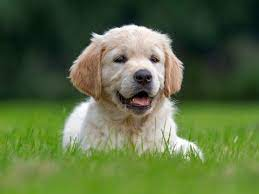
#> input picture dataset/dog.jpeg, 259 x 194 px, found by its file name
$ jupyter execute Image_convolution.ipynb
#> lines starting #> are read from the running program, lines starting #| are printed output that depends on the picture
[cell 1]
import cv2 as cv
from google.colab.patches import cv2_imshow # for image display
import matplotlib.pylab as plt
import numpy as np

##Read Image

[cell 2]
myImg = cv.imread('dog.jpeg')
#> myImg is the input picture: shape (194, 259, 3); mean B, G, R 65, 108, 89.5
cv2_imshow(myImg)

[cell 3]
#edge detection filter
kernel_edge_x = np.array([[-1,0,1],[-1,0,1],[-1,0,1]])
kernel_edge_y = kernel_edge_x.T
edge_x = cv.filter2D(myImg,-1,kernel_edge_x)
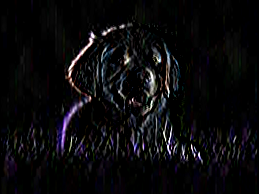
#> edge_x: shape (194, 259, 3); mean B, G, R 11.7, 10.1, 10.6
edge_y = cv.filter2D(myImg,-1,kernel_edge_y)
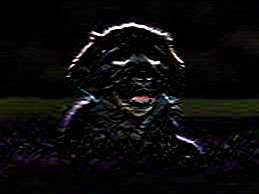
#> edge_y: shape (194, 259, 3); mean B, G, R 10.3, 10.7, 10.7
#Display images
cv2_imshow(myImg)
cv2_imshow(edge_x)
cv2_imshow(edge_y)

$ run again, with dataset/Test.png saved as dataset/dog.jpeg
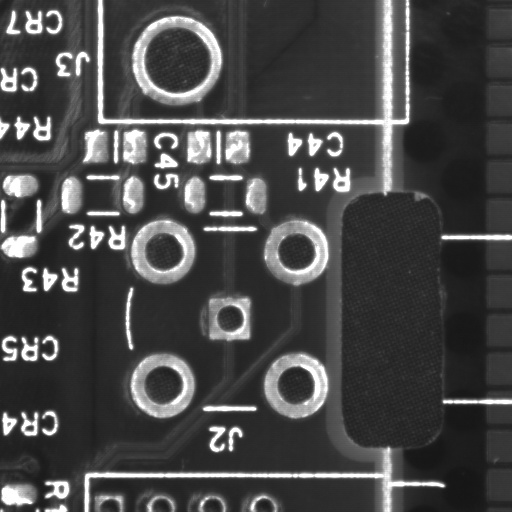
#> input picture dataset/Test.png, 512 x 512 px, found by its file name
#> myImg is the input picture: shape (512, 512, 3); min 21, max 255, mean 73.1
#> `edge_x = cv.filter2D(myImg,-1,kernel_edge_x)`:
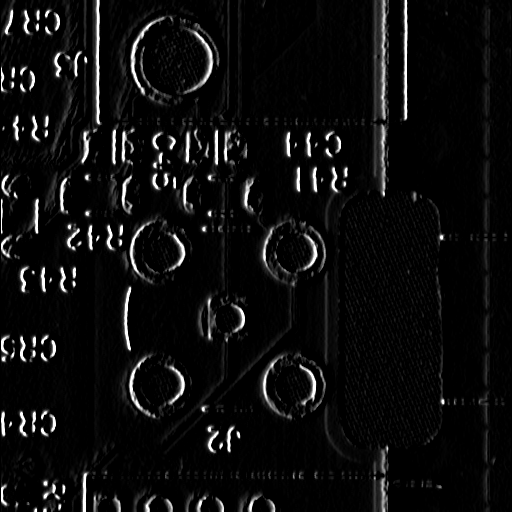
#> edge_x: shape (512, 512, 3); min 0, max 255, mean 13.6
#> `edge_y = cv.filter2D(myImg,-1,kernel_edge_y)`:
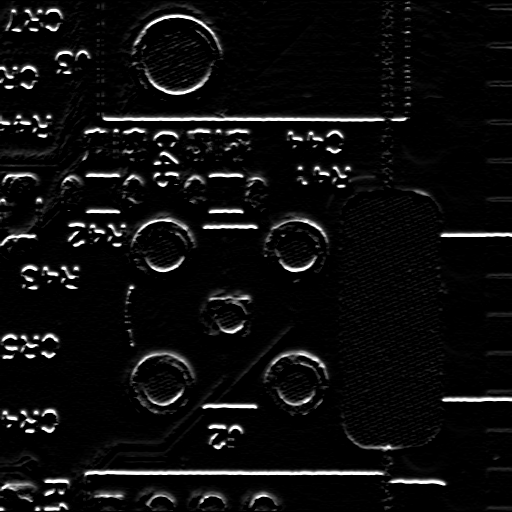
#> edge_y: shape (512, 512, 3); min 0, max 255, mean 14.1
